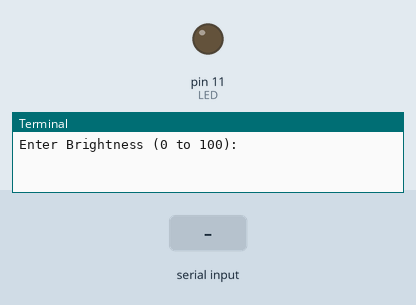
Simulated run of this program. Board: Raspberry Pi (header pin numbers). Parts: output pins drawn as LEDs (lit = HIGH), the last lines printed to the terminal. Dashed ring = blinking. The inputs (shaded band) are chosen by the test bench.

Above: at 1.2 s.
1.3 s: "5" typed at the terminal, then Enter
At 2.1 s:
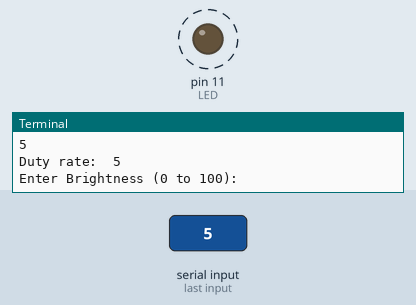
4.3 s: "0" typed at the terminal, then Enter
At 5.3 s:
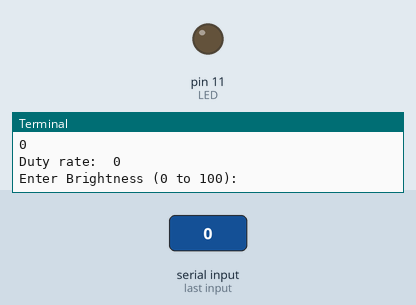
5.8 s: "90" typed at the terminal, then Enter
At 6.4 s:
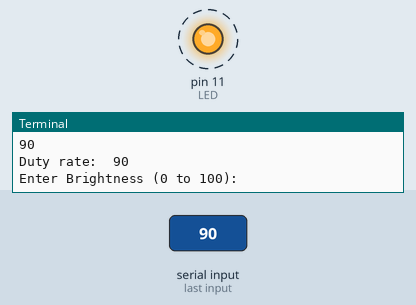
Timing chart, 0 to 14.8 s (numbered marks = the images above; inputs shaded):
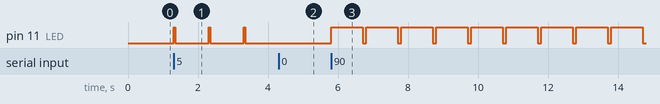

Measured:
- after the input at 1.3 s, pin 11 (LED): alternates HIGH for 0.05 s and LOW for 0.95 s, starting at once
- after the input at 4.3 s, pin 11 (LED): stops changing and stays LOW
- after the input at 5.8 s, pin 11 (LED): alternates HIGH for 0.90 s and LOW for 0.10 s, starting at once

The program:

pwd_led2.py
```python
import RPi.GPIO as GPIO
import time
GPIO.setwarnings(False) # Ignore warning for now
GPIO.setmode(GPIO.BOARD)
LED = 11 # PWM pin
# 듀티비 목록 작성
# 출력 핀으로 설정, 초기출력은 로우레벨
GPIO.setup(LED, GPIO.OUT, initial=GPIO.LOW)
# PWM 객체 인스턴스 작성
PWM_led = GPIO.PWM(LED,GPIO.HIGH)
# PWM 신호 출력
PWM_led.start(0)
try:
    while 1:
        Duty_ratio= input('Enter Brightness (0 to 100):')
        duty= int(Duty_ratio)
        print('Duty rate: ',duty)
        # ChangeDutyCycle(rate) 함수는 duty cycle 변경 rate= 0-100
        PWM_led.ChangeDutyCycle(duty)
# 키보드 예외 검출
except KeyboardInterrupt:
# 아무 것도 안함
    pass
finally:
    PWM_led.stop() # PWM 정지
    GPIO.cleanup()
```
